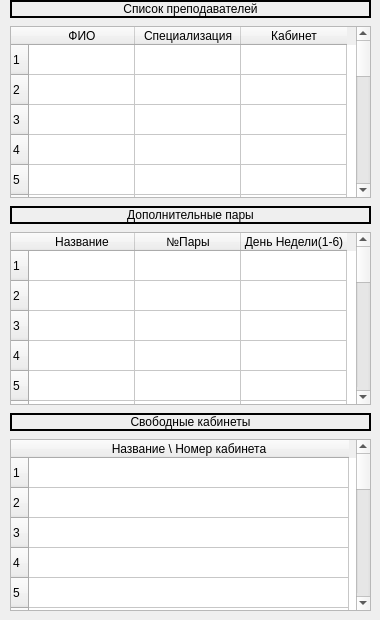
    <widget class="QWidget" name="tab">
     <attribute name="title">
      <string>Административный набор</string>
     </attribute>
     <widget class="QWidget" name="verticalLayoutWidget">
      <property name="geometry">
       <rect>
        <x>10</x>
        <y>0</y>
        <width>361</width>
        <height>611</height>
       </rect>
      </property>
      <layout class="QVBoxLayout" name="verticalLayout_admin">
       <property name="spacing">
        <number>8</number>
       </property>
       <item>
        <widget class="QLabel" name="label_teachers">
         <property name="maximumSize">
          <size>
           <width>16777215</width>
           <height>18</height>
          </size>
         </property>
         <property name="frameShape">
          <enum>QFrame::WinPanel</enum>
         </property>
         <property name="frameShadow">
          <enum>QFrame::Plain</enum>
         </property>
         <property name="text">
          <string>Список преподавателей</string>
         </property>
         <property name="textFormat">
          <enum>Qt::RichText</enum>
         </property>
         <property name="scaledContents">
          <bool>false</bool>
         </property>
         <property name="alignment">
          <set>Qt::AlignCenter</set>
         </property>
        </widget>
       </item>
       <item>
        <widget class="QTableWidget" name="table_teachers">
         <property name="maximumSize">
          <size>
           <width>16777215</width>
           <height>180</height>
          </size>
         </property>
         <property name="layoutDirection">
          <enum>Qt::LeftToRight</enum>
         </property>
         <property name="dragEnabled">
          <bool>true</bool>
         </property>
         <property name="dragDropMode">
          <enum>QAbstractItemView::NoDragDrop</enum>
         </property>
         <property name="sortingEnabled">
          <bool>true</bool>
         </property>
         <property name="wordWrap">
          <bool>true</bool>
         </property>
         <property name="rowCount">
          <number>20</number>
         </property>
         <property name="columnCount">
          <number>3</number>
         </property>
         <attribute name="horizontalHeaderDefaultSectionSize">
          <number>106</number>
         </attribute>
         <row/>
         <row/>
         <row/>
         <row/>
         <row/>
         <row/>
         <row/>
         <row/>
         <row/>
         <row/>
         <row/>
         <row/>
         <row/>
         <row/>
         <row/>
         <row/>
         <row/>
         <row/>
         <row/>
         <row/>
         <column>
          <property name="text">
           <string>ФИО</string>
          </property>
         </column>
         <column>
          <property name="text">
           <string>Специализация</string>
          </property>
         </column>
         <column>
          <property name="text">
           <string>Кабинет</string>
          </property>
         </column>
        </widget>
       </item>
       <item>
        <widget class="QLabel" name="label_add">
         <property name="maximumSize">
          <size>
           <width>16777215</width>
           <height>18</height>
          </size>
         </property>
         <property name="frameShape">
          <enum>QFrame::WinPanel</enum>
         </property>
         <property name="frameShadow">
          <enum>QFrame::Plain</enum>
         </property>
         <property name="text">
          <string>Дополнительные пары</string>
         </property>
         <property name="textFormat">
          <enum>Qt::RichText</enum>
         </property>
         <property name="alignment">
          <set>Qt::AlignCenter</set>
         </property>
        </widget>
       </item>
       <item>
        <widget class="QTableWidget" name="table_add">
         <property name="maximumSize">
          <size>
           <width>16777215</width>
           <height>180</height>
          </size>
         </property>
         <property name="dragEnabled">
          <bool>true</bool>
         </property>
         <property name="showGrid">
          <bool>true</bool>
         </property>
         <property name="sortingEnabled">
          <bool>true</bool>
         </property>
         <property name="rowCount">
          <number>20</number>
         </property>
         <property name="columnCount">
          <number>3</number>
         </property>
         <attribute name="horizontalHeaderDefaultSectionSize">
          <number>106</number>
         </attribute>
         <row/>
         <row/>
         <row/>
         <row/>
         <row/>
         <row/>
         <row/>
         <row/>
         <row/>
         <row/>
         <row/>
         <row/>
         <row/>
         <row/>
         <row/>
         <row/>
         <row/>
         <row/>
         <row/>
         <row/>
         <column>
          <property name="text">
           <string>Название</string>
          </property>
         </column>
         <column>
          <property name="text">
           <string>№Пары</string>
          </property>
         </column>
         <column>
          <property name="text">
           <string>День Недели(1-6)</string>
          </property>
         </column>
        </widget>
       </item>
       <item>
        <widget class="QLabel" name="label_freeRoom">
         <property name="maximumSize">
          <size>
           <width>16777215</width>
           <height>18</height>
          </size>
         </property>
         <property name="frameShape">
          <enum>QFrame::WinPanel</enum>
         </property>
         <property name="frameShadow">
          <enum>QFrame::Plain</enum>
         </property>
         <property name="text">
          <string>Свободные кабинеты</string>
         </property>
         <property name="textFormat">
          <enum>Qt::RichText</enum>
         </property>
         <property name="scaledContents">
          <bool>true</bool>
         </property>
         <property name="alignment">
          <set>Qt::AlignCenter</set>
         </property>
        </widget>
       </item>
       <item>
        <widget class="QTableWidget" name="table_rooms">
         <property name="maximumSize">
          <size>
           <width>16777215</width>
           <height>180</height>
          </size>
         </property>
         <property name="autoFillBackground">
          <bool>false</bool>
         </property>
         <property name="frameShape">
          <enum>QFrame::StyledPanel</enum>
         </property>
         <property name="dragEnabled">
          <bool>true</bool>
         </property>
         <property name="sortingEnabled">
          <bool>true</bool>
         </property>
         <property name="rowCount">
          <number>20</number>
         </property>
         <property name="columnCount">
          <number>1</number>
         </property>
         <attribute name="horizontalHeaderCascadingSectionResizes">
          <bool>false</bool>
         </attribute>
         <attribute name="horizontalHeaderDefaultSectionSize">
          <number>320</number>
         </attribute>
         <attribute name="horizontalHeaderHighlightSections">
          <bool>true</bool>
         </attribute>
         <row/>
         <row/>
         <row/>
         <row/>
         <row/>
         <row/>
         <row/>
         <row/>
         <row/>
         <row/>
         <row/>
         <row/>
         <row/>
         <row/>
         <row/>
         <row/>
         <row/>
         <row/>
         <row/>
         <row/>
         <column>
          <property name="text">
           <string>Название \ Номер кабинета</string>
          </property>
         </column>
        </widget>
       </item>
      </layout>
     </widget>
    </widget>
